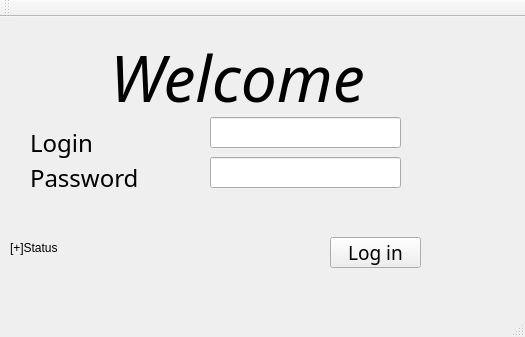
<?xml version="1.0" encoding="UTF-8"?>
<ui version="4.0">
 <class>Login</class>
 <widget class="QMainWindow" name="Login">
  <property name="geometry">
   <rect>
    <x>0</x>
    <y>0</y>
    <width>525</width>
    <height>337</height>
   </rect>
  </property>
  <property name="windowTitle">
   <string>Login</string>
  </property>
  <property name="autoFillBackground">
   <bool>false</bool>
  </property>
  <property name="iconSize">
   <size>
    <width>400</width>
    <height>300</height>
   </size>
  </property>
  <widget class="QWidget" name="centralWidget">
   <widget class="QLabel" name="label">
    <property name="geometry">
     <rect>
      <x>110</x>
      <y>10</y>
      <width>261</width>
      <height>100</height>
     </rect>
    </property>
    <property name="font">
     <font>
      <family>Book Antiqua</family>
      <pointsize>48</pointsize>
      <italic>true</italic>
     </font>
    </property>
    <property name="text">
     <string>Welcome</string>
    </property>
   </widget>
   <widget class="QLabel" name="label_2">
    <property name="geometry">
     <rect>
      <x>30</x>
      <y>110</y>
      <width>111</width>
      <height>31</height>
     </rect>
    </property>
    <property name="font">
     <font>
      <family>MV Boli</family>
      <pointsize>18</pointsize>
     </font>
    </property>
    <property name="text">
     <string>Login</string>
    </property>
   </widget>
   <widget class="QLabel" name="label_3">
    <property name="geometry">
     <rect>
      <x>30</x>
      <y>145</y>
      <width>111</width>
      <height>31</height>
     </rect>
    </property>
    <property name="font">
     <font>
      <family>MV Boli</family>
      <pointsize>18</pointsize>
     </font>
    </property>
    <property name="text">
     <string>Password</string>
    </property>
   </widget>
   <widget class="QLabel" name="status">
    <property name="geometry">
     <rect>
      <x>10</x>
      <y>220</y>
      <width>261</width>
      <height>21</height>
     </rect>
    </property>
    <property name="text">
     <string>[+]Status</string>
    </property>
   </widget>
   <widget class="QLineEdit" name="loginLineEdit">
    <property name="geometry">
     <rect>
      <x>210</x>
      <y>100</y>
      <width>191</width>
      <height>31</height>
     </rect>
    </property>
   </widget>
   <widget class="QLineEdit" name="passwordLineEdit">
    <property name="geometry">
     <rect>
      <x>210</x>
      <y>140</y>
      <width>191</width>
      <height>31</height>
     </rect>
    </property>
   </widget>
   <widget class="QPushButton" name="pushButton">
    <property name="geometry">
     <rect>
      <x>330</x>
      <y>220</y>
      <width>91</width>
      <height>31</height>
     </rect>
    </property>
    <property name="font">
     <font>
      <family>MV Boli</family>
      <pointsize>14</pointsize>
     </font>
    </property>
    <property name="text">
     <string>Log in</string>
    </property>
   </widget>
  </widget>
  <widget class="QMenuBar" name="menuBar">
   <property name="geometry">
    <rect>
     <x>0</x>
     <y>0</y>
     <width>525</width>
     <height>21</height>
    </rect>
   </property>
  </widget>
  <widget class="QToolBar" name="mainToolBar">
   <attribute name="toolBarArea">
    <enum>TopToolBarArea</enum>
   </attribute>
   <attribute name="toolBarBreak">
    <bool>false</bool>
   </attribute>
  </widget>
  <widget class="QStatusBar" name="statusBar"/>
 </widget>
 <layoutdefault spacing="6" margin="11"/>
 <resources/>
 <connections/>
</ui>
